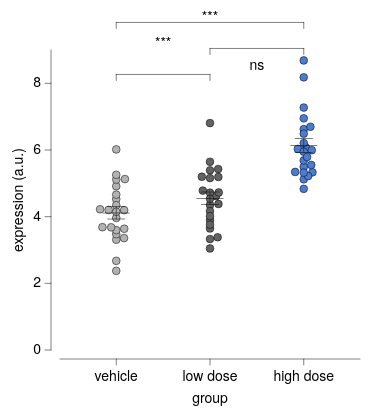

Vega-Lite specification for this chart:
### Vega-Lite specification from a JSON file in a GitHub repository (floating-point values rounded to 4 significant figures)
{"background": null, "config": {"arc": {"fill": "#DBDBDB", "fillOpacity": 1.0, "innerRadius": 37.5, "padAngle": 0.03, "stroke": "black", "strokeOpacity": 1, "strokeWidth": 0.25}, "area": {"fill": "#DBDBDB", "fillOpacity": 1.0, "stroke": "black", "strokeOpacity": 1, "strokeWidth": 0.25}, "axis": {"domain": true, "domainCap": "round", "domainColor": "black", "domainWidth": 0.25, "grid": false, "gridCap": "round", "gridColor": "#F1F1F1", "gridDash": [0, 0], "gridOpacity": 1.0, "gridWidth": 0.25, "labelColor": "black", "labelFont": "Helvetica Neue, HelveticaNeue, Helvetica, Arial, sans-serif", "labelFontSize": 7, "labelFontStyle": "normal", "labelFontWeight": 400, "offset": 4.5, "ticks": true, "tickCap": "round", "tickColor": "black", "tickRound": false, "tickSize": 3, "tickWidth": 0.25, "titleColor": "black", "titleFont": "Helvetica Neue, HelveticaNeue, Helvetica, Arial, sans-serif", "titleFontSize": 7, "titleFontStyle": "normal", "titleFontWeight": 400}, "axisX": {"domain": true, "labelAlign": "center", "labelAngle": 0, "labels": true, "ticks": true, "translate": 0}, "axisY": {"domain": true, "labelAlign": "right", "labelAngle": 0, "labels": true, "ticks": true, "translate": 0}, "axisRight": {"domain": true, "labelAlign": "left", "labelAngle": 0, "labels": true, "ticks": true, "translate": 0}, "axisTop": {"domain": true, "labelAlign": "center", "labelAngle": 0, "labels": true, "ticks": true, "translate": 0}, "axisBand": {"tickOffset": 0}, "bar": {"fill": "#DBDBDB", "fillOpacity": 1.0, "stroke": "black", "strokeOpacity": 1, "strokeWidth": 0.25}, "boxplot": {"size": 13.5, "ticks": {"cornerRadius": 0.25, "fill": "black", "opacity": 1, "size": 6.75, "thickness": 0.25}, "box": {"fillOpacity": 1.0, "stroke": "black", "strokeOpacity": 1, "strokeWidth": 0.25}, "median": {"cornerRadius": 0, "fill": "black", "fillOpacity": 1.0, "opacity": 1, "size": 13.5, "thickness": 0.25}, "rule": {"fill": "black", "fillOpacity": 1.0, "size": 15.0, "stroke": "black", "strokeDash": [0, 0], "strokeOpacity": 1, "strokeWidth": 0.25}, "outliers": {"color": "black", "fill": "black", "fillOpacity": 1.0, "size": 0, "stroke": "black", "strokeOpacity": 1, "strokeWidth": 0.25}}, "circle": {"fill": "black", "fillOpacity": 1.0, "size": 1.875, "stroke": null, "strokeOpacity": 1, "strokeWidth": 0.25}, "errorband": {"band": {"fillOpacity": 0.6, "stroke": null, "strokeWidth": 0.25, "strokeOpacity": 1}, "borders": {"opacity": 0, "strokeOpacity": 0.25, "strokeWidth": 1}}, "errorbar": {"opacity": 1, "rule": {"strokeDash": [0, 0], "strokeWidth": 0.25}, "ticks": {"color": "black", "cornerRadius": 0.125, "opacity": 1, "size": 9.0, "thickness": 0.25}, "thickness": 0.25}, "font": "Helvetica Neue, HelveticaNeue, Helvetica, Arial, sans-serif", "geoshape": {"fill": "#DBDBDB", "fillOpacity": 1.0, "stroke": "black", "strokeOpacity": 1, "strokeWidth": 0.25}, "header": {"labelColor": "black", "labelFont": "Helvetica Neue, HelveticaNeue, Helvetica, Arial, sans-serif", "labelFontSize": 7, "labelFontStyle": "normal", "labelFontWeight": 400, "titleColor": "black", "titleFont": "Helvetica Neue, HelveticaNeue, Helvetica, Arial, sans-serif", "titleFontSize": 7, "titleFontStyle": "normal", "titleFontWeight": 400, "titlePadding": 0}, "legend": {"disable": false, "offset": 4.5, "titlePadding": 4, "labelOffset": 2, "gradientLabelOffset": 2, "gradientLength": 75.0, "gradientThickness": 7.5, "gradientOpacity": 1.0, "gradientStrokeColor": "black", "gradientStrokeWidth": 0.25, "labelColor": "black", "labelFont": "Helvetica Neue, HelveticaNeue, Helvetica, Arial, sans-serif", "labelFontSize": 7, "labelFontStyle": "normal", "labelFontWeight": 400, "strokeColor": "black", "strokeWidth": 0, "symbolSize": 42, "symbolStrokeColor": "black", "symbolStrokeWidth": 0.25, "titleColor": "black", "titleFont": "Helvetica Neue, HelveticaNeue, Helvetica, Arial, sans-serif", "titleFontSize": 7, "titleFontStyle": "normal", "titleFontWeight": 400}, "line": {"color": "black", "stroke": "black", "strokeCap": "butt", "strokeDash": [0, 0], "strokeOpacity": 1, "strokeWidth": 0.5}, "point": {"filled": true, "fill": "#DBDBDB", "fillOpacity": 1.0, "size": 7.5, "stroke": "black", "strokeOpacity": 1, "strokeWidth": 0.25}, "range": {"category": ["#B2B2B2", "#636363", "#4A7CD3", "#008542", "#382864", "#509F98", "#284F93", "#005226", "#A398D6", "#173633"], "diverging": {"scheme": ["#443E60", "#5F597E", "#7C759B", "#9994B6", "#B7B4CC", "#D6D5DC", "#F6F6F6", "#D1DAD9", "#A4C2BF", "#7AA9A4", "#578E89", "#37736E", "#1B5954"]}, "heatmap": {"scheme": ["#32022B", "#43044D", "#4C196E", "#4D338C", "#484DA6", "#3A68BB", "#1D83CA", "#1D9CCB", "#23B5C9", "#28CDC5", "#4DE0B4", "#91EE9F"]}, "ordinal": {"scheme": ["#F1F1F1", "#DBDBDB", "#C6C6C6", "#B2B2B2", "#9D9D9D", "#898989", "#767676", "#636363", "#515151", "#404040", "#2F2F2F", "#1F1F1F"]}, "ramp": {"scheme": ["#32022B", "#43044D", "#4C196E", "#4D338C", "#484DA6", "#3A68BB", "#1D83CA", "#1D9CCB", "#23B5C9", "#28CDC5", "#4DE0B4", "#91EE9F"]}}, "rule": {"color": "black", "stroke": "black", "strokeCap": "round", "strokeDash": [2, 2], "strokeOpacity": 1, "strokeWidth": 0.25}, "scale": {"bandPaddingInner": 0.1, "bandPaddingOuter": 0.1, "round": false}, "rect": {"fill": "#DBDBDB", "fillOpacity": 1.0, "stroke": "black", "strokeOpacity": 1, "strokeWidth": 0.25}, "square": {"fill": "#DBDBDB", "fillOpacity": 1.0, "size": 15.0, "stroke": "black", "strokeOpacity": 1, "strokeWidth": 0.25}, "text": {"color": "black", "font": "Helvetica Neue, HelveticaNeue, Helvetica, Arial, sans-serif", "fontSize": 7, "fontStyle": "normal", "fontWeight": 400}, "tick": {"color": "black", "cornerRadius": 0.125, "opacity": 1.0, "size": 13.5, "thickness": 0.25}, "title": {"anchor": "middle", "frame": "group", "color": "black", "font": "Helvetica Neue, HelveticaNeue, Helvetica, Arial, sans-serif", "fontSize": 7, "fontStyle": "normal", "fontWeight": 400, "subtitleColor": "black", "subtitleFont": "Helvetica Neue, HelveticaNeue, Helvetica, Arial, sans-serif", "subtitleFontSize": "Helvetica Neue, HelveticaNeue, Helvetica, Arial, sans-serif", "subtitleFontStyle": "normal", "subtitleFontWeight": 400}, "trail": {"color": "black", "opacity": 1, "size": 0.5}, "view": {"continuousWidth": 150, "continuousHeight": 150, "discreteWidth": 150, "discreteHeight": 150, "fill": null, "stroke": null, "strokeWidth": 0.25}}, "layer": [{"data": {"name": "data-3a4329221f0690256db0e8c4ffd5592d"}, "mark": {"type": "circle", "opacity": 1.0, "size": 15.0, "stroke": "black", "strokeOpacity": 1, "strokeWidth": 0.25}, "encoding": {"color": {"field": "group", "legend": null, "scale": {"domain": ["vehicle", "low dose", "high dose"]}, "sort": ["vehicle", "low dose", "high dose"], "title": null, "type": "nominal"}, "x": {"axis": {}, "field": "group", "scale": {"domain": ["vehicle", "low dose", "high dose"]}, "sort": ["vehicle", "low dose", "high dose"], "title": "group", "type": "nominal"}, "xOffset": {"field": "beeswarm_x", "scale": {"domain": [-8.09, 8.09], "range": [10.66, 26.84]}, "type": "quantitative"}, "y": {"field": "expr", "title": "expression (a.u.)", "type": "quantitative"}}}, {"data": {"name": "data-8760c3c47ed2be55f7a1dc1a4516e5aa"}, "mark": {"type": "errorbar"}, "encoding": {"x": {"axis": {}, "field": "group", "scale": {"domain": ["vehicle", "low dose", "high dose"]}, "sort": ["vehicle", "low dose", "high dose"], "title": "group", "type": "nominal"}, "y": {"field": "__mean", "title": "expression (a.u.)", "type": "quantitative"}, "yError": {"field": "__error"}}}, {"data": {"name": "data-8760c3c47ed2be55f7a1dc1a4516e5aa"}, "mark": {"type": "tick"}, "encoding": {"x": {"axis": {}, "field": "group", "scale": {"domain": ["vehicle", "low dose", "high dose"]}, "sort": ["vehicle", "low dose", "high dose"], "title": "group", "type": "nominal"}, "y": {"field": "__mean", "title": "expression (a.u.)", "type": "quantitative"}}}, {"layer": [{"layer": [{"data": {"values": [{"x": "vehicle", "x2": "low dose", "y": 8.687, "__dysonsphere__": 1}]}, "mark": {"type": "rule", "strokeCap": "round", "strokeDash": [0, 0], "strokeWidth": 0.25, "yOffset": 7.0}, "encoding": {"x": {"field": "x", "type": "nominal"}, "x2": {"field": "x2"}, "y": {"field": "y", "type": "quantitative"}}}, {"data": {"values": [{"x": "vehicle", "y": 8.687, "y2": 8.687, "__dysonsphere__": 1}]}, "mark": {"type": "rule", "strokeCap": "round", "strokeDash": [0, 0], "strokeWidth": 0.25, "y2Offset": 10.0, "yOffset": 7.0}, "encoding": {"x": {"field": "x", "type": "nominal"}, "y": {"field": "y", "type": "quantitative"}, "y2": {"field": "y2"}}}, {"data": {"values": [{"x": "low dose", "y": 8.687, "y2": 8.687, "__dysonsphere__": 1}]}, "mark": {"type": "rule", "strokeCap": "round", "strokeDash": [0, 0], "strokeWidth": 0.25, "y2Offset": 10.0, "yOffset": 7.0}, "encoding": {"x": {"field": "x", "type": "nominal"}, "y": {"field": "y", "type": "quantitative"}, "y2": {"field": "y2"}}}, {"data": {"values": [{"y": 8.687, "label": "ns", "__dysonsphere__": 1}]}, "mark": {"type": "text", "align": "center", "dy": 3.0, "fontSize": 7}, "encoding": {"text": {"field": "label", "type": "nominal"}, "x": {"value": 98.44}, "y": {"field": "y", "type": "quantitative"}}}]}, {"layer": [{"data": {"values": [{"x": "low dose", "x2": "high dose", "y": 8.687, "__dysonsphere__": 1}]}, "mark": {"type": "rule", "strokeCap": "round", "strokeDash": [0, 0], "strokeWidth": 0.25, "yOffset": -6.0}, "encoding": {"x": {"field": "x", "type": "nominal"}, "x2": {"field": "x2"}, "y": {"field": "y", "type": "quantitative"}}}, {"data": {"values": [{"x": "low dose", "y": 8.687, "y2": 8.687, "__dysonsphere__": 1}]}, "mark": {"type": "rule", "strokeCap": "round", "strokeDash": [0, 0], "strokeWidth": 0.25, "y2Offset": -3.0, "yOffset": -6.0}, "encoding": {"x": {"field": "x", "type": "nominal"}, "y": {"field": "y", "type": "quantitative"}, "y2": {"field": "y2"}}}, {"data": {"values": [{"x": "high dose", "y": 8.687, "y2": 8.687, "__dysonsphere__": 1}]}, "mark": {"type": "rule", "strokeCap": "round", "strokeDash": [0, 0], "strokeWidth": 0.25, "y2Offset": -3.0, "yOffset": -6.0}, "encoding": {"x": {"field": "x", "type": "nominal"}, "y": {"field": "y", "type": "quantitative"}, "y2": {"field": "y2"}}}, {"data": {"values": [{"y": 8.687, "label": "***", "__dysonsphere__": 1}]}, "mark": {"type": "text", "align": "center", "dy": -8.0, "fontSize": 7}, "encoding": {"text": {"field": "label", "type": "nominal"}, "x": {"value": 51.56}, "y": {"field": "y", "type": "quantitative"}}}]}, {"layer": [{"data": {"values": [{"x": "vehicle", "x2": "high dose", "y": 8.687, "__dysonsphere__": 1}]}, "mark": {"type": "rule", "strokeCap": "round", "strokeDash": [0, 0], "strokeWidth": 0.25, "yOffset": -19.0}, "encoding": {"x": {"field": "x", "type": "nominal"}, "x2": {"field": "x2"}, "y": {"field": "y", "type": "quantitative"}}}, {"data": {"values": [{"x": "vehicle", "y": 8.687, "y2": 8.687, "__dysonsphere__": 1}]}, "mark": {"type": "rule", "strokeCap": "round", "strokeDash": [0, 0], "strokeWidth": 0.25, "y2Offset": -16.0, "yOffset": -19.0}, "encoding": {"x": {"field": "x", "type": "nominal"}, "y": {"field": "y", "type": "quantitative"}, "y2": {"field": "y2"}}}, {"data": {"values": [{"x": "high dose", "y": 8.687, "y2": 8.687, "__dysonsphere__": 1}]}, "mark": {"type": "rule", "strokeCap": "round", "strokeDash": [0, 0], "strokeWidth": 0.25, "y2Offset": -16.0, "yOffset": -19.0}, "encoding": {"x": {"field": "x", "type": "nominal"}, "y": {"field": "y", "type": "quantitative"}, "y2": {"field": "y2"}}}, {"data": {"values": [{"y": 8.687, "label": "***", "__dysonsphere__": 1}]}, "mark": {"type": "text", "align": "center", "dy": -21.0, "fontSize": 7}, "encoding": {"text": {"field": "label", "type": "nominal"}, "x": {"value": 75.0}, "y": {"field": "y", "type": "quantitative"}}}]}], "name": "__dysonsphere_b3ca5ae4c7f522de_33"}], "$schema": "https://vega.github.io/schema/vega-lite/v6.4.1.json", "datasets": {"data-3a4329221f0690256db0e8c4ffd5592d": [{"group": "vehicle", "expr": 3.358, "beeswarm_x": 3.905}, {"group": "vehicle", "expr": 4.194, "beeswarm_x": 3.948}, {"group": "vehicle", "expr": 2.675, "beeswarm_x": 0.0}, {"group": "vehicle", "expr": 4.525, "beeswarm_x": 0.0}, {"group": "vehicle", "expr": 4.915, "beeswarm_x": 0.0}, {"group": "vehicle", "expr": 3.638, "beeswarm_x": 3.997}, {"group": "vehicle", "expr": 4.344, "beeswarm_x": 0.0}, {"group": "vehicle", "expr": 4.201, "beeswarm_x": -3.81}, {"group": "vehicle", "expr": 3.685, "beeswarm_x": -6.911}, {"group": "vehicle", "expr": 3.31, "beeswarm_x": 0.0}, {"group": "vehicle", "expr": 2.374, "beeswarm_x": 0.0}, {"group": "vehicle", "expr": 5.128, "beeswarm_x": 4.33}, {"group": "vehicle", "expr": 3.962, "beeswarm_x": 0.0}, {"group": "vehicle", "expr": 6.018, "beeswarm_x": 0.0}, {"group": "vehicle", "expr": 4.661, "beeswarm_x": 0.0}, {"group": "vehicle", "expr": 4.222, "beeswarm_x": -8.09}, {"group": "vehicle", "expr": 3.474, "beeswarm_x": 0.0}, {"group": "vehicle", "expr": 5.114, "beeswarm_x": 0.0}, {"group": "vehicle", "expr": 3.595, "beeswarm_x": 0.0}, {"group": "vehicle", "expr": 5.256, "beeswarm_x": 0.0}, {"group": "vehicle", "expr": 3.681, "beeswarm_x": -2.543}, {"group": "vehicle", "expr": 4.149, "beeswarm_x": 0.0}, {"group": "low dose", "expr": 3.33, "beeswarm_x": 0.0}, {"group": "low dose", "expr": 6.809, "beeswarm_x": 0.0}, {"group": "low dose", "expr": 4.615, "beeswarm_x": 2.979}, {"group": "low dose", "expr": 4.353, "beeswarm_x": 0.0}, {"group": "low dose", "expr": 5.43, "beeswarm_x": 4.085}, {"group": "low dose", "expr": 3.898, "beeswarm_x": 0.0}, {"group": "low dose", "expr": 5.391, "beeswarm_x": 0.0}, {"group": "low dose", "expr": 3.646, "beeswarm_x": 0.0}, {"group": "low dose", "expr": 5.191, "beeswarm_x": 4.177}, {"group": "low dose", "expr": 3.76, "beeswarm_x": 0.0}, {"group": "low dose", "expr": 3.047, "beeswarm_x": 0.0}, {"group": "low dose", "expr": 4.166, "beeswarm_x": 0.0}, {"group": "low dose", "expr": 3.382, "beeswarm_x": 3.828}, {"group": "low dose", "expr": 5.198, "beeswarm_x": -4.077}, {"group": "low dose", "expr": 4.72, "beeswarm_x": 0.0}, {"group": "low dose", "expr": 5.159, "beeswarm_x": 0.0}, {"group": "low dose", "expr": 4.782, "beeswarm_x": -3.585}, {"group": "low dose", "expr": 4.382, "beeswarm_x": 4.224}, {"group": "low dose", "expr": 4.725, "beeswarm_x": 4.364}, {"group": "low dose", "expr": 5.647, "beeswarm_x": 0.0}, {"group": "low dose", "expr": 4.535, "beeswarm_x": 0.0}, {"group": "low dose", "expr": 4.014, "beeswarm_x": 0.0}, {"group": "high dose", "expr": 5.33, "beeswarm_x": 4.359}, {"group": "high dose", "expr": 6.078, "beeswarm_x": 1.025}, {"group": "high dose", "expr": 5.55, "beeswarm_x": 3.761}, {"group": "high dose", "expr": 8.181, "beeswarm_x": 0.0}, {"group": "high dose", "expr": 5.121, "beeswarm_x": 0.0}, {"group": "high dose", "expr": 5.218, "beeswarm_x": 2.2}, {"group": "high dose", "expr": 5.994, "beeswarm_x": 4.005}, {"group": "high dose", "expr": 6.95, "beeswarm_x": 0.0}, {"group": "high dose", "expr": 6.032, "beeswarm_x": -2.955}, {"group": "high dose", "expr": 5.342, "beeswarm_x": -4.3}, {"group": "high dose", "expr": 5.493, "beeswarm_x": 0.0}, {"group": "high dose", "expr": 5.949, "beeswarm_x": 0.0}, {"group": "high dose", "expr": 7.273, "beeswarm_x": 0.0}, {"group": "high dose", "expr": 5.322, "beeswarm_x": 0.0}, {"group": "high dose", "expr": 6.209, "beeswarm_x": 0.0}, {"group": "high dose", "expr": 5.687, "beeswarm_x": 0.0}, {"group": "high dose", "expr": 6.625, "beeswarm_x": 0.0}, {"group": "high dose", "expr": 6.697, "beeswarm_x": 3.335}, {"group": "high dose", "expr": 4.835, "beeswarm_x": 0.0}, {"group": "high dose", "expr": 8.687, "beeswarm_x": 0.0}, {"group": "high dose", "expr": 6.49, "beeswarm_x": 0.0}, {"group": "high dose", "expr": 5.791, "beeswarm_x": 1.669}], "data-8760c3c47ed2be55f7a1dc1a4516e5aa": [{"group": "vehicle", "__mean": 4.113, "__error": 0.1847, "__dysonsphere__": 1}, {"group": "low dose", "__mean": 4.554, "__error": 0.1895, "__dysonsphere__": 1}, {"group": "high dose", "__mean": 6.13, "__error": 0.208, "__dysonsphere__": 1}]}}
